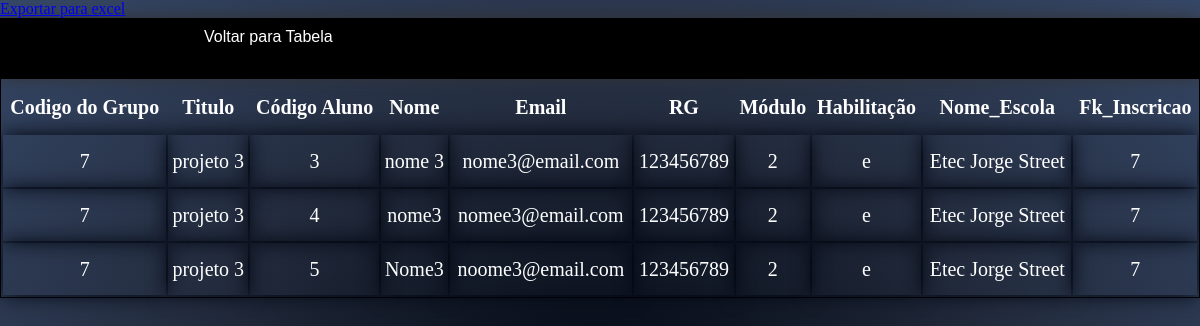
/abrir.php?cod=7, run on the app's committed database.
### tables this page shows
CREATE TABLE `aluno` (
  `Cod_Aluno` int(11) NOT NULL,
  `Nome` varchar(50) NOT NULL,
  `Email` varchar(50) NOT NULL,
  `RG` varchar(20) NOT NULL,
  `Modulo` varchar(30) NOT NULL,
  `Habilitacao` varchar(100) NOT NULL,
  `Nome_Escola` varchar(30) NOT NULL,
  `senha` varchar(50) NOT NULL,
  `Fk_Inscricao` int(11) DEFAULT NULL
);

CREATE TABLE `inscricao` (
  `Cod_Inscricao` int(11) NOT NULL,
  `Titulo` varchar(40) NOT NULL,
  `Prof_Resp` varchar(50) DEFAULT NULL,
  `Email_Prof` varchar(50) NOT NULL,
  `Descricao` varchar(350) NOT NULL,
  `Patrocinadores` varchar(100) NOT NULL,
  `Alimentacao` varchar(400) DEFAULT NULL,
  `Local` varchar(400) DEFAULT NULL,
  `Necessidade_Esp` varchar(400) NOT NULL
);

### abrir.php (the view, shortened to what this page needs)
<html>
    <head>
        <link hel="stylesheet" href="menu2.css">
<body>
<?php
require_once("conf_db.php");
$codigo = $_GET["cod"];
$conex = new PDO("mysql:host=$servidor; dbname=$basedados",
		    $usuario,
		    $senha
		);
	$conex->exec("SET NAMES 'utf8'");
	$conex->exec("SET CHARACTER SET utf8");
    $conex->setAttribute(PDO::ATTR_ERRMODE, PDO::ERRMODE_EXCEPTION);
    $query=" select * from inscricao inner join aluno on Fk_Inscricao = cod_inscricao where cod_inscricao = " . $codigo;
$comando = $conex->prepare($query);
$comando->execute();
echo "<a href=\"export.php?a=AlunosGrupo$codigo.xls&q=" . $query . "\"/>Exportar para excel</a>";
echo "<table class='tabela'>";
echo "<thead><tr><th>Codigo do Grupo</th> <th>Titulo</th> <th>Código Aluno</th> <th>Nome</th> <th>Email</th> <th>RG</th>
<th>Módulo</th> <th>Habilitação</th> <th>Nome_Escola</th> <th>Fk_Inscricao</th></tr></thead><tbody>";
while ($linha = $comando->fetch(PDO::FETCH_ASSOC)) {
echo "<tr><td>{$linha['Cod_Inscricao']} </td>
<td>{$linha['Titulo']}</td> <td>{$linha['Cod_Aluno']}</td>
<td>{$linha['Nome']}</td> <td>{$linha['Email']}</td> <td>{$linha['RG']}</td> <td>{$linha['Modulo']}</td> <td>{$linha['Habilitacao']}</td>
<td>{$linha['Nome_Escola']}</td> <td>{$linha['Fk_Inscricao']}</td>";
}
echo "<div class='caixa'><nav id='menu'><a href='index.php'>Voltar para Tabela</a></nav></div>";
?>
</body>
</html>

### abrir.php (style rules this page uses)
body { margin:0px; background-color:background-color: background: #000; background: -webkit-radial-gradient(#010610,#232C3E,#364868); background: -o-radial-gradient(#010610,#232C3E,#364868); background: -moz-radial-gradient(#010610,#232C3E,#364868); background: radial-gradient(#010610,#232C3E,#364868); ; color:white; }
.caixa { background-color: #000; padding-left: 17% ; margin: auto auto auto auto; width:auto; height:7.5%; box-shadow: 0px 0px 1em #333; -webkit-box-shadow: 0px 0px 1em #333; -moz-box-shadow: 0px 0px 1em #333; -webkit-transition: opacity 2s ease-in; font-family:Arial; }
#menu { margin-top: 1%; margin-left: 0%; font-size: 100%; float: left; text-align: center; }
#menu a { text-decoration: none; color: white; }
.tabela { width:100%; text-align:left; float:inherit left; border:1px black solid; background-color:transparent; color:white; text-decoration: none; text-align: center; border: 1; margin-left: 0.01%; }
.tabela tr td { box-shadow: 0px 0px 1em #333; -webkit-box-shadow: 0px 0px 1em #010610; -moz-box-shadow: 0px 0px 1em #333; -webkit-transition: opacity 2s ease-in; }
table { color:black; margin-left: 12.5%; width: auto; line-height: 200%; }
td , th { align:left; font-size: 20; line-height: 250%; }

### data on the page
aluno: Fk_Inscricao.Cod_Inscricao "7", Fk_Inscricao.Titulo "projeto 3", Cod_Aluno "3", Nome "nome 3", Email "nome3@email.com", RG "123456789", Modulo "2", Habilitacao "e", Nome_Escola "Etec Jorge Street", Fk_Inscricao "7"
aluno: Fk_Inscricao.Cod_Inscricao "7", Fk_Inscricao.Titulo "projeto 3", Cod_Aluno "4", Nome "nome3", Email "nomee3@email.com", RG "123456789", Modulo "2", Habilitacao "e", Nome_Escola "Etec Jorge Street", Fk_Inscricao "7"
aluno: Fk_Inscricao.Cod_Inscricao "7", Fk_Inscricao.Titulo "projeto 3", Cod_Aluno "5", Nome "Nome3", Email "noome3@email.com", RG "123456789", Modulo "2", Habilitacao "e", Nome_Escola "Etec Jorge Street", Fk_Inscricao "7"
